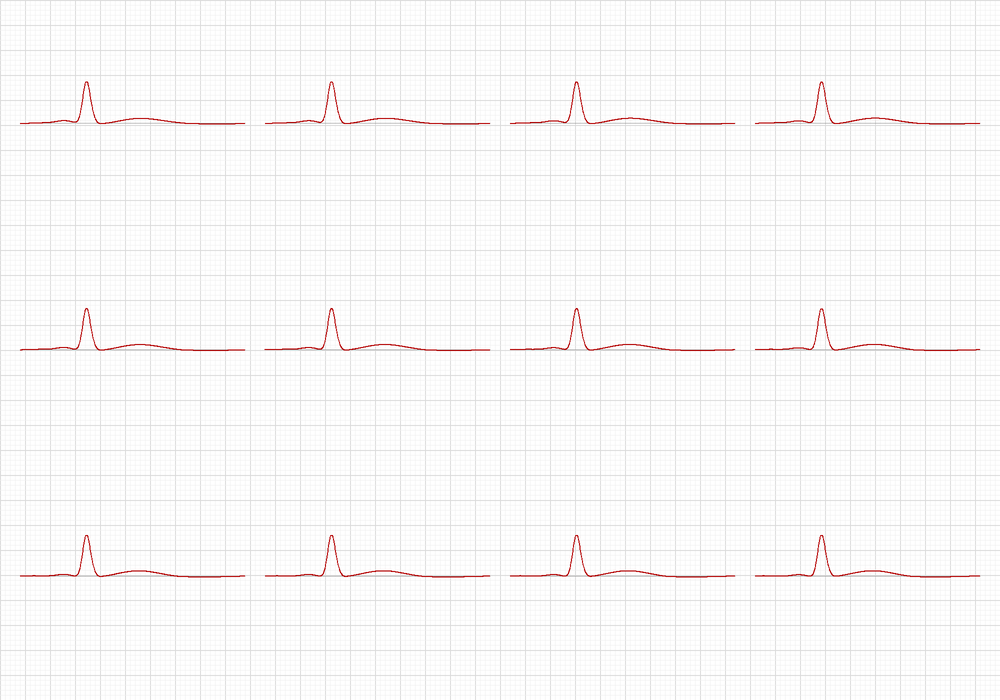
#> input picture ECG_Curso_Megaprojeto_p16_append/samples/ecg_images/synthetic_12lead.png, 1000 x 700 px, shrunk from 2000 x 1400 before the run
$ jupyter execute --allow-errors 22_Deteccao_Layout_Rotulos.ipynb
#> lines starting #> are read from the running program, lines starting #| are printed output that depends on the picture
### ECG_Curso_Megaprojeto_p16_append/cv/segmentation.py
import numpy as np


def find_content_bbox(gray, tol=250):
    """Retorna bbox (x0,y0,x1,y1) da área não-branca (heurística)."""
    mask = gray < tol
    ys, xs = np.where(mask)
    if len(xs) == 0 or len(ys) == 0:
        h, w = gray.shape
        return (0, 0, w, h)
    return (int(xs.min()), int(ys.min()), int(xs.max() + 1), int(ys.max() + 1))


# [26 lines left out: function segment_12leads_basic, not called in this run]

### ECG_Curso_Megaprojeto_p16_append/cv/segmentation_ext.py
def _grid_boxes(bbox, rows, cols, margin=0.02):
    x0, y0, x1, y1 = bbox
    W = x1 - x0
    H = y1 - y0
    mx = int(margin * W)
    my = int(margin * H)
    boxes = []
    for r in range(rows):
        for c in range(cols):
            cx0 = x0 + c * W // cols + mx
            cx1 = x0 + (c + 1) * W // cols - mx
            cy0 = y0 + r * H // rows + my
            cy1 = y0 + (r + 1) * H // rows - my
            boxes.append((int(cx0), int(cy0), int(cx1), int(cy1)))
    return boxes


def segment_layout(gray, layout="3x4", bbox=None, margin=0.02):
    """
    Suporta: '3x4', '6x2', '3x4+rhythm' (lead II longo inferior).
    Retorna lista de dicts {lead, bbox}.
    """
    from .segmentation import find_content_bbox

    if bbox is None:
        bbox = find_content_bbox(gray)
    x0, y0, x1, y1 = bbox
    if layout == "3x4":
        labels = ["I", "II", "III", "aVR", "aVL", "aVF", "V1", "V2", "V3", "V4", "V5", "V6"]
        boxes = _grid_boxes(bbox, 3, 4, margin)
        return [{"lead": lab, "bbox": box} for lab, box in zip(labels, boxes)]
    elif layout == "6x2":
        # linha 1: I, II, III, aVR, aVL, aVF  |  linha 2: V1..V6
        top_h = (y1 - y0) // 2
        top_bbox = (x0, y0, x1, y0 + top_h)
        bot_bbox = (x0, y0 + top_h, x1, y1)
        labs_top = ["I", "II", "III", "aVR", "aVL", "aVF"]
        labs_bot = ["V1", "V2", "V3", "V4", "V5", "V6"]
        boxes = []
        boxes += _grid_boxes(top_bbox, 1, 6, margin)
        boxes += _grid_boxes(bot_bbox, 1, 6, margin)
        return [{"lead": lab, "bbox": box} for lab, box in zip(labs_top + labs_bot, boxes)]
    elif layout == "3x4+rhythm":
        # 3x4 clássico + tira longa (II) em faixa inferior de 15% da altura
        base_h = int((y1 - y0) * 0.85)
        base_bbox = (x0, y0, x1, y0 + base_h)
        rhythm_bbox = (x0, y0 + base_h, x1, y1)
        labels = ["I", "II", "III", "aVR", "aVL", "aVF", "V1", "V2", "V3", "V4", "V5", "V6"]
        boxes = _grid_boxes(base_bbox, 3, 4, margin)
        out = [{"lead": lab, "bbox": box} for lab, box in zip(labels, boxes)]
        out.append({"lead": "II_rhythm", "bbox": (x0, y0 + base_h, x1, y1)})
        return out
    else:
        raise ValueError(f"Layout não suportado: {layout}")

### ECG_Curso_Megaprojeto_p16_append/cv/lead_ocr.py
from typing import Dict, List, Optional, Tuple

import numpy as np
from PIL import Image, ImageDraw, ImageFont

# OCR opcional
try:
    import pytesseract

    TESS_OK = True
except Exception:
    TESS_OK = False

# OpenCV opcional (template matching)
try:
    import cv2

    CV2_OK = True
except Exception:
    CV2_OK = False

LABELS = ["I", "II", "III", "aVR", "aVL", "aVF", "V1", "V2", "V3", "V4", "V5", "V6"]
LABELS_SET = set(LABELS)


# [9 lines left out: function _pil_to_gray, not called in this run]


def _render_templates(
    font: Optional[ImageFont.ImageFont] = None, sizes=(18, 22, 26)
) -> Dict[str, List[np.ndarray]]:
    """Gera templates PIL simples para cada rótulo em múltiplos tamanhos."""
    if font is None:
        font = ImageFont.load_default()
    out = {k: [] for k in LABELS}
    for sz in sizes:
        try:
            font = ImageFont.load_default()
        except Exception:
            pass
        for lab in LABELS:
            # render básico em preto sobre branco
            bbox = font.getbbox(lab)
            w = max(12, bbox[2] - bbox[0] + 6)
            h = max(12, bbox[3] - bbox[1] + 6)
            im = Image.new("L", (w, h), 255)
            d = ImageDraw.Draw(im)
            d.text((3, 3), lab, fill=0, font=font)
            out[lab].append(np.asarray(im))
    return out


def _match_template(gray: np.ndarray, templ: np.ndarray) -> float:
    """Score simples por normalised cross-correlation (via OpenCV se disponível; caso contrário, correlação manual)."""
    if gray is None or templ is None:
        return 0.0
    if gray.ndim != 2:
        gray = _pil_to_gray(gray)
    if templ.ndim != 2:
        templ = _pil_to_gray(templ)
    gh, gw = gray.shape
    th, tw = templ.shape
    if gh < th or gw < tw:
        return 0.0
    if CV2_OK:
        res = cv2.matchTemplate(gray, templ, cv2.TM_CCOEFF_NORMED)
        return float(np.max(res))
    # fallback pobre: correlação em amostras centrais
    y0 = gh // 4
    y1 = min(gh, y0 + th + 8)
    x0 = 4
    x1 = min(gw, x0 + tw + 8)
    crop = gray[y0:y1, x0:x1]
    crop = crop[:th, :tw]
    if crop.size != templ.size:
        return 0.0
    g = (crop - crop.mean()) / (crop.std() + 1e-6)
    t = (templ - templ.mean()) / (templ.std() + 1e-6)
    return float(np.mean(g * t))


def _ocr_text(gray_crop: np.ndarray) -> str:
    if not TESS_OK:
        return ""
    try:
        txt = pytesseract.image_to_string(
            gray_crop, config="--psm 7 -c tessedit_char_whitelist=IVaLRF123456"
        )
        return (txt or "").strip()
    except Exception:
        return ""


# [18 lines left out: functions _normalize_token, _fuzzy_map, not called in this run]


def detect_labels_per_box(gray: np.ndarray, boxes: List[Tuple[int, int, int, int]]) -> List[Dict]:
    """
    Para cada bbox, tenta identificar o rótulo na área superior-esquerda.
    Retorna [{ 'bbox':(x0,y0,x1,y1), 'label': <str or None>, 'score': float }]
    """
    TEMPL = _render_templates()
    out = []
    for x0, y0, x1, y1 in boxes:
        bw, bh = x1 - x0, y1 - y0
        # região de rótulo: 25% largura x 25% altura
        rx1 = x0 + int(bw * 0.35)
        ry1 = y0 + int(bh * 0.35)
        crop = gray[y0:ry1, x0:rx1]
        if crop.size == 0:
            out.append({"bbox": (x0, y0, x1, y1), "label": None, "score": 0.0})
            continue
        crop_g = crop if crop.ndim == 2 else _pil_to_gray(crop)
        # template matching
        best_lab, best_score = None, 0.0
        for lab, templs in TEMPL.items():
            for templ in templs:
                sc = _match_template(crop_g, templ)
                if sc > best_score:
                    best_score, best_lab = sc, lab
        # OCR + fuzzy (opcional)
        tok = _normalize_token(_ocr_text(crop_g))
        if tok:
            cand = _fuzzy_map(tok, LABELS)
            if cand and (best_score < 0.6):  # aceita OCR quando TM fraco
                best_lab, best_score = cand, max(best_score, 0.6)
        out.append({"bbox": (x0, y0, x1, y1), "label": best_lab, "score": float(best_score)})
    return out


# [11 lines left out: function score_layout, not called in this run]


def choose_layout(gray: np.ndarray, candidates: Dict[str, List[Tuple[int, int, int, int]]]) -> Dict:
    """
    Recebe um dicionário {layout: boxes} e retorna melhor layout por escore de rótulos.
    Sequências esperadas:
      - 3x4: I,II,III,aVR,aVL,aVF,V1,V2,V3,V4,V5,V6
      - 6x2: I,II,III,aVR,aVL,aVF,V1,V2,V3,V4,V5,V6  (mesma ordem, linhas diferentes)
      - 3x4+rhythm: mesma sequência + 'II_rhythm' no fim (ignorado na pontuação)
    """
    seq = ["I", "II", "III", "aVR", "aVL", "aVF", "V1", "V2", "V3", "V4", "V5", "V6"]
    best = {"layout": None, "score": -1.0, "labels": None}
    for name, boxes in candidates.items():
        det = detect_labels_per_box(gray, boxes[:12])  # avalia 12 principais
        sc = score_layout(det, seq)
        if sc > best["score"]:
            best = {"layout": name, "score": sc, "labels": det}
    return best

### ECG_Curso_Megaprojeto_p16_append/notebooks/22_Deteccao_Layout_Rotulos.ipynb
# 22_Deteccao_Layout_Rotulos

Detecção automática de layout/rótulos com `cv.lead_ocr`.

[cell 1]
import numpy as np
from PIL import Image

from cv.lead_ocr import choose_layout
from cv.segmentation import find_content_bbox
from cv.segmentation_ext import segment_layout

img = Image.open('../samples/ecg_images/synthetic_12lead.png').convert('L')
arr = np.asarray(img)
bbox = find_content_bbox(arr)
#> in find_content_bbox, `mask = gray < tol`:
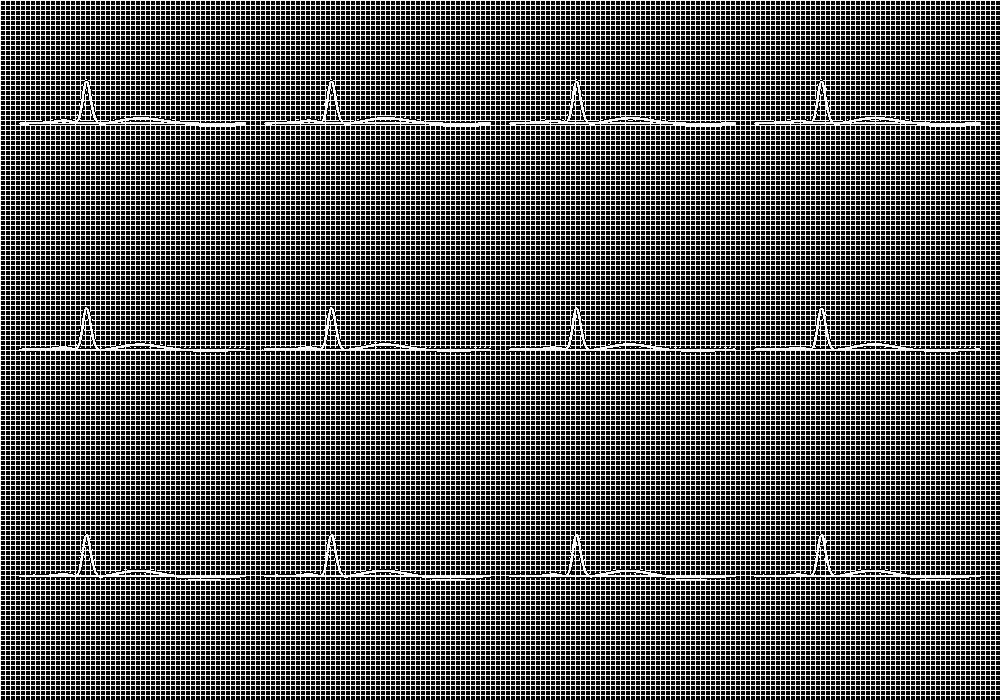
#> mask: shape (700, 1000) bool; 36.8% white in thin lines or dots
#> bbox = (0, 0, 1000, 700)
cands = {'3x4': segment_layout(arr,'3x4',bbox=bbox),'6x2': segment_layout(arr,'6x2',bbox=bbox),'3x4+rhythm': segment_layout(arr,'3x4+rhythm',bbox=bbox)}
#> in segment_layout, `x0, y0, x1, y1 = bbox`: x0 = 0; x1 = 1000; y1 = 700
#> in _grid_boxes, `x0, y0, x1, y1 = bbox`: x0 = 0; x1 = 1000; y1 = 700
#> in _grid_boxes, `W = x1 - x0`: W = 1000
#> in _grid_boxes, `H = y1 - y0`: H = 700
#> in _grid_boxes, `mx = int(margin * W)`: mx = 20
#> in _grid_boxes, `my = int(margin * H)`: my = 14
#> after the loop in _grid_boxes, `for r in range(rows):`: boxes = [(20, 14, 230, 219), (270, 14, 480, 219), (520, 14, 730, 219), (770, 14, 980, 219), (20, 247, 230, 452), (270, 247, 480, 452), (520, 247, 730, 452), (770, 247, 980, 452), (20, 480, 230, 686), (270, 480, 480, 686), (520, 480, 730, 686), (770, 480, 980, 686)]
#> the loop in choose_layout, `for name, boxes in candidates.items():` made 1 pass
#> name on pass 1: '3x4'
#> pass 1, in _match_template, `res = cv2.matchTemplate(gray, templ, cv2.TM_CCOEFF_NORMED)`:
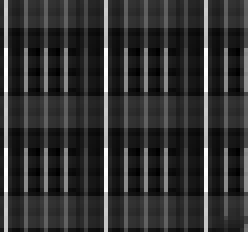
#> res: shape (58, 62) float32 (shown 4 times larger); min -0.161, max 0.706, mean 0.0113; drawn with min black and max white
#> pass 1, in _match_template (call 4), `res = cv2.matchTemplate(gray, templ, cv2.TM_CCOEFF_NORMED)`:
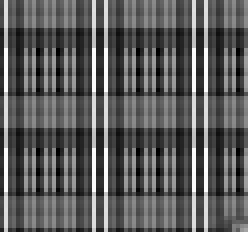
#> res: shape (58, 62) float32 (shown 4 times larger); min -0.234, max 0.439, mean 0.00807; drawn with min black and max white
#> pass 1, in _match_template (call 7), `res = cv2.matchTemplate(gray, templ, cv2.TM_CCOEFF_NORMED)`:
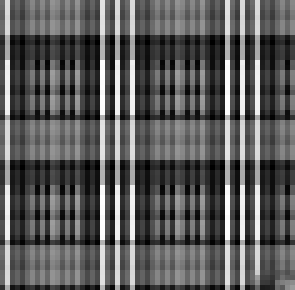
#> res: shape (58, 59) float32 (shown 5 times larger); min -0.175, max 0.332, mean 0.00423; drawn with min black and max white
#> pass 1, in _match_template (call 10), `res = cv2.matchTemplate(gray, templ, cv2.TM_CCOEFF_NORMED)`:
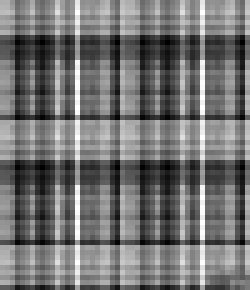
#> res: shape (58, 50) float32 (shown 5 times larger); min -0.205, max 0.266, mean 0.00655; drawn with min black and max white
#> after the loop in choose_layout, `for name, boxes in candidates.items():`: best = 3 items
#> (the rest of this cell did not finish here and is left out)
